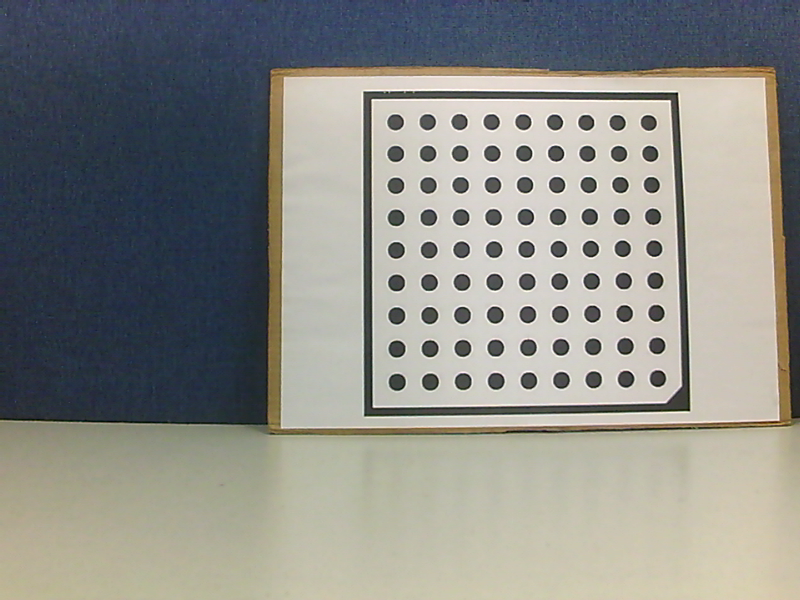
//> input picture Calib_CirclePoint/201.bmp, 800 x 600 px; its folder holds 4 pictures in this run
$ ./lk   (built with g++ and OpenCV 4)
//> lines starting //> are read from the running program, lines starting //| are printed output that depends on the picture; after the words box and inside, x2 and y2 are one past the last pixel; in counts of white or black regions, pixels touching at a corner belong together
#include "cv.h"
#include "highgui.h"
#include <stdio.h>
#include <iostream>
#include <fstream>
#include <string>
#include "cvut.h"
#include <cxcore.h>

int main( int argc, char** argv )
{
	FILE *fp;
	ofstream fout("caliberation_result.txt");
	float array1[81];
	float array2[81];
	float array3[9][9];
	float array4[9][9];
	float array5[1215];
	float array6[1215];

	double toparea=0;
	double maxarea=500;
	double minarea=100;
	int i=0;
	int j=0;
	int r=0;
	int s=0;
	int t=0;
	int p=0;
	int k=0;
	int q=0;

	CvScalar color1 = CV_RGB( 0, 255,0 );
	CvScalar color2 = CV_RGB( 0, 0,255 );

	CvBox2D box;
	CvSeq* contour = 0;
	IplImage * src;
	IplImage * dst;
	IplImage * src1;

	int m=201;
	char buf[10];
	for(k=1;k<=15;k++)
	{
    sprintf(buf,"%d.bmp",m);
	src = cvLoadImage(buf,CV_LOAD_IMAGE_GRAYSCALE);
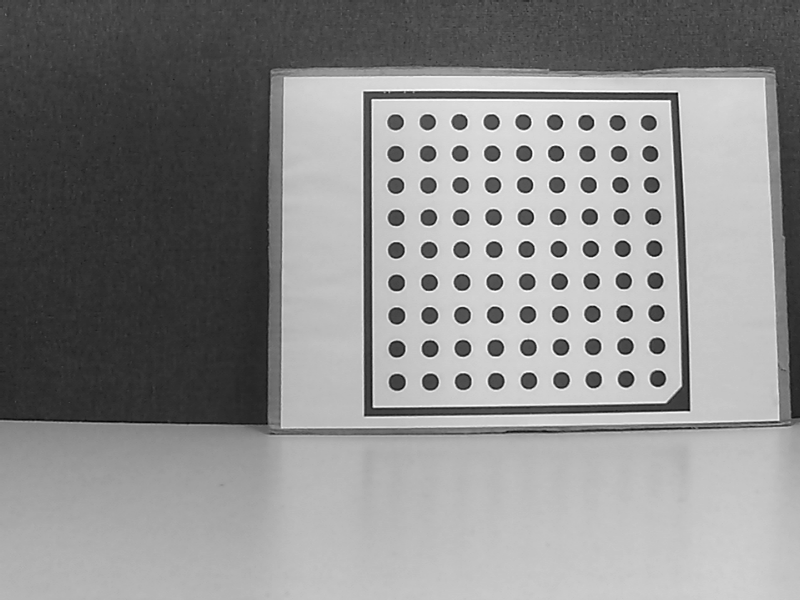
//> src: 600 rows x 800 cols, CV_8UC1; min 2, max 255, mean 139.2
	src1 = cvLoadImage(buf,1);
//> src1 is the input picture: 600 rows x 800 cols, CV_8UC3; mean B, G, R 134.8, 139.9, 139.3
	m++;
	dst = cvCreateImage( cvGetSize(src), 8, 3 );

	CvMemStorage* storage = cvCreateMemStorage(0);

	cvThreshold( src, src,160, 255, CV_THRESH_BINARY );//二值化
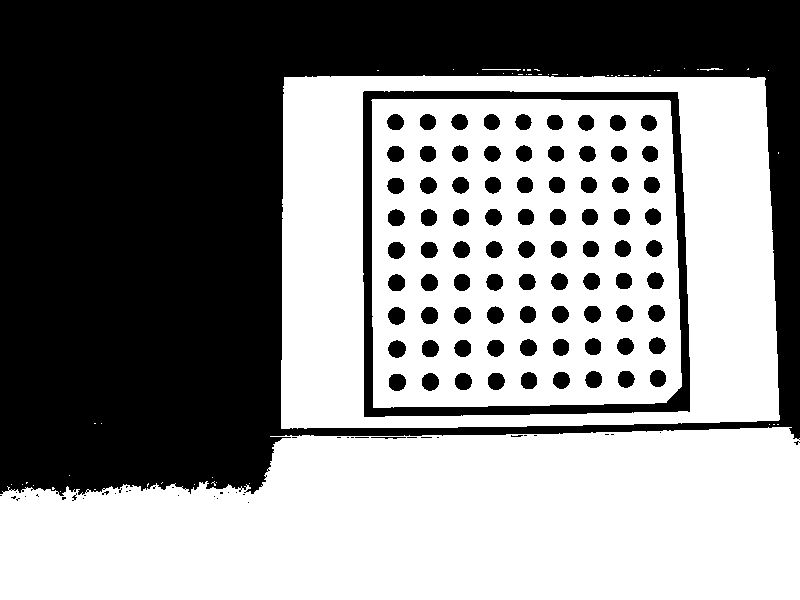
//> src: 600 rows x 800 cols, CV_8UC1; 54.4% white; 125 black regions (41 under 20 px)
	cvFindContours( src, storage, &contour, sizeof(CvContour), CV_RETR_LIST, CV_CHAIN_APPROX_SIMPLE );//提取轮廓
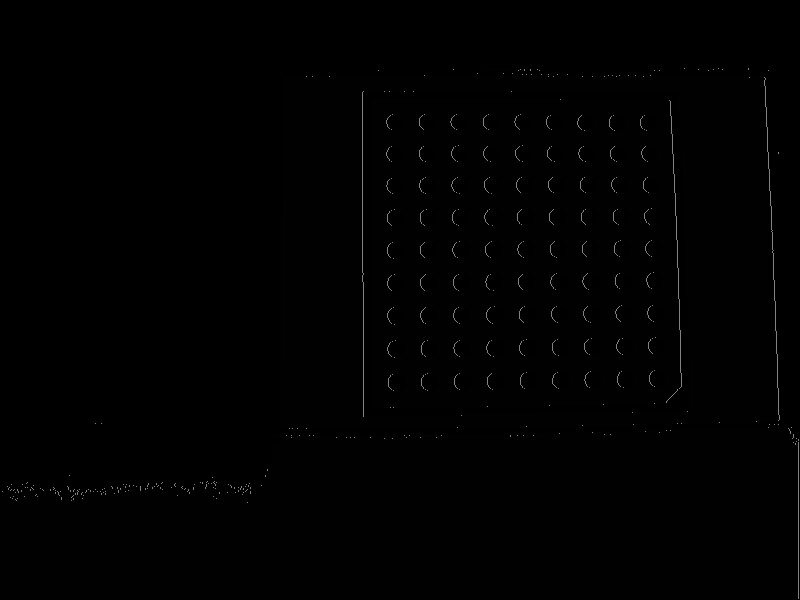
//> src: 600 rows x 800 cols, CV_8UC1; min 0, max 130, mean 1.3
//> contour = 195 contours, 104 with area under 20; largest, box (x1, y1, x2, y2) and area: (281, 75, 780, 429) 170616, (1, 427, 799, 599) 116356, (362, 90, 691, 418) 104607, (371, 99, 682, 408) 92732, (387, 339, 407, 359) 269
	cvZero( dst );//清空数组
	i=0;
	for( ; contour != 0; contour = contour->h_next )
	{

		double tmparea=fabs(cvContourArea(contour));//获得轮廓面积
		if(tmparea < minarea)
		{
			cvSeqRemove(contour,0); //删除面积小于设定值的轮廓
			continue;
		}
		if(tmparea > maxarea)
		{
			cvSeqRemove(contour,0); //删除面积大于设定值的轮廓
			continue;
		}
		CvRect aRect = cvBoundingRect( contour, 0 );//拟合最小外接矩形
		if(aRect.height<8)
		{
			cvSeqRemove(contour,0); //删除高度小于设定值的轮廓
			continue;
		}
		if ((aRect.width/aRect.height)>2)
		{
			cvSeqRemove(contour,0); //删除宽高比例大于设定值的轮廓
			continue;
		}
		box=cvMinAreaRect2(contour,0);//拟合可旋转的最小外接矩形
		float x=box.center.x;//矩形中心
		float y=box.center.y;

		array1[i]=x;
		array2[i]=y;
		i++;
		cvDrawContours( dst, contour, color1, color2, 0, 1, 8 );//绘制轮廓
	}
//> this loop made 195 passes
//> tmparea on passes 14, 62, 63, 64, 65, 72, 76, 164, 165, 172: 20, 22, 20, 77, 28, 28.5, 116356.5, 92731.5, 104607, 170616.5
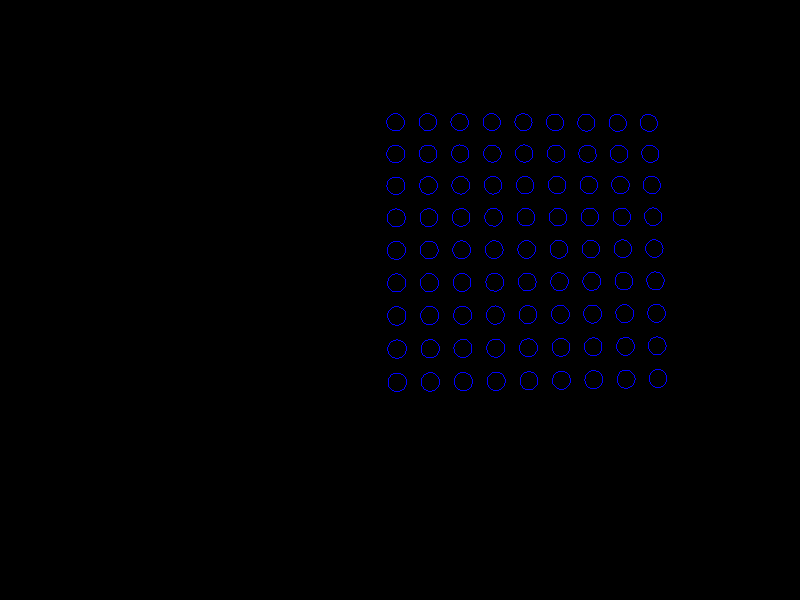
//> dst: 600 rows x 800 cols, CV_8UC3; mean B, G, R 2.1, 0, 0
//> after the loop, contour = 0 contours; array1 = 81 values, max 657.5 at index 8, min 395 at index 54, mean 525.4; array2 = 81 values, max 382 at index 0, min 121.5 at index 76, mean 249.8; i = 81

	/*数据排序，最终结果为由上至下升序排列，由左至右升序排列*/
	for(r=0;r<9;r++)
	{
		for(s=0;s<9;s++)
		{
			array3[r][s]=array1[9*r+s];
			array4[r][s]=array2[9*r+s];
		}
	}

	for(r=0;r<9;r++)
	{
		for (s=0;s<8;s++)
		{
			for (t=0;t<8-s; t++)
			{
				if (array3[r][t]>array3[r][t+1])
				{
					float temp3=array3[r][t];
					array3[r][t]=array3[r][t+1];
					array3[r][t+1]=temp3;
					float temp4=array4[r][t];
					array4[r][t]=array4[r][t+1];
					array4[r][t+1]=temp4;
				}
            }
        }
    }

	for(r=0;r<4;r++)
	{
		for(s=0;s<9;s++)
		{
			float temp5=array3[r][s];
			array3[r][s]=array3[8-r][s];
			array3[8-r][s]=temp5;
			float temp6=array4[r][s];
			array4[r][s]=array4[8-r][s];
			array4[8-r][s]=temp6;
		}
	}

	p=0;
	for(r=0;r<9;r++)
	{
		for(s=0;s<9;s++)
		{
			array1[p]=array3[r][s];
			array2[p]=array4[r][s];
			p++;
		}
	}
//> this loop made 9 passes
//> p on passes 1 to 9: 9, 18, 27, 36, 45, 54, 63, 72, 81
//> after the loop, array1 = 81 values, max 657.5 at index 80, min 395 at index 9, mean 525.4; array2 = 81 values, max 382 at index 72, min 121.5 at index 4, mean 249.8; p = 81

	for(i=0;i<81;i++)
	{
		array5[q]=array1[i];
		array6[q]=array2[i];
		q++;
	}
//> this loop made 81 passes
//> after the loop, array5 = 1215 values, max 657.5 at index 80, min 0 at index 81, mean 35.03; array6 = 1215 values, max 382 at index 72, min 0 at index 81, mean 16.65; q = 81

	printf("\n第%d幅图圆心坐标\n",k);

	for(i=0;i<81;i++)
	{

		printf("%f ",array1[i]);
		printf("%f\n",array2[i]);
	}

	cvNamedWindow( "Image", 1 );
	cvNamedWindow( "Circles", 1 );
	cvShowImage( "Image", src1 );
	cvShowImage( "Circles", dst );
	cvWaitKey(0);
	}
//> pass 2 of the loop `for(k=1;k<=15;k++)`:
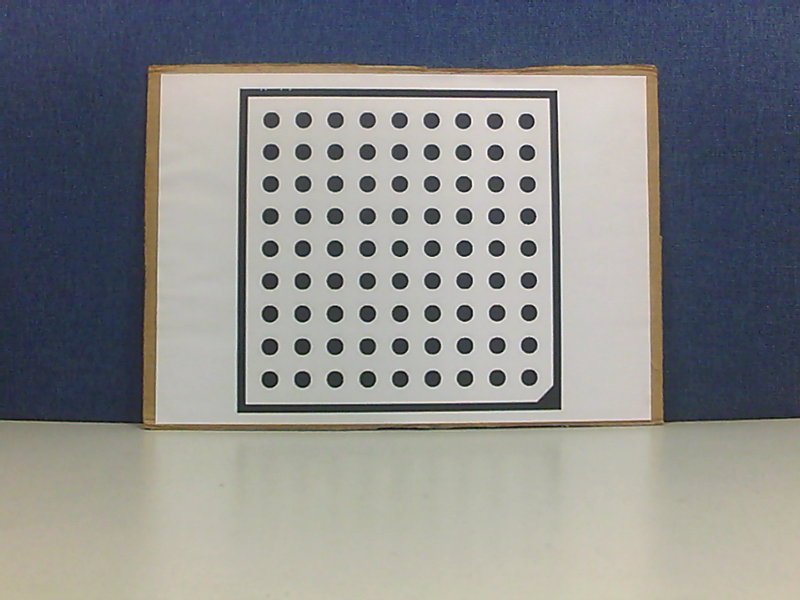
//> input picture Calib_CirclePoint/202.bmp, 800 x 600 px
//> src1 is the input picture: 600 rows x 800 cols, CV_8UC3; mean B, G, R 137.3, 137.1, 136.2
//> `cvThreshold( src, src,160, 255, CV_THRESH_BINARY );`:
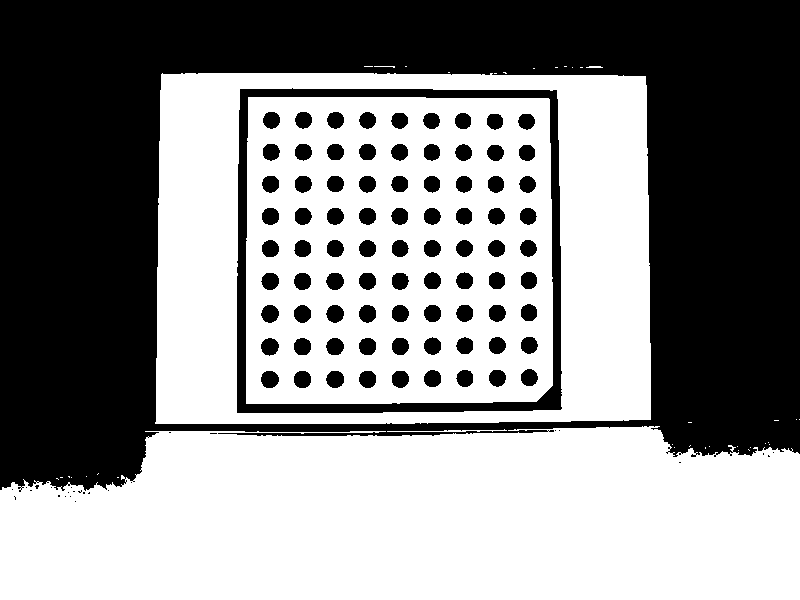
//> src: 600 rows x 800 cols, CV_8UC1; 55.5% white; 109 black regions (26 under 20 px)
//> `cvFindContours( src, storage, &contour, sizeof(CvContour), CV_RETR_LIS..`: contour = 166 contours, 80 with area under 20; largest, box (x1, y1, x2, y2) and area: (155, 73, 651, 424) 170581, (1, 426, 799, 599) 121784, (236, 87, 563, 414) 104608, (246, 97, 553, 404) 92654, (260, 304, 280, 324) 271
//> the loop `for( ; contour != 0; contour = contour->h_next )` made 166 passes
//> tmparea on passes 66, 67, 152, 153, 155: 25, 121783.5, 92654.5, 104607.5, 170581
//> after the loop `for( ; contour != 0; contour = contour->h_next )`:
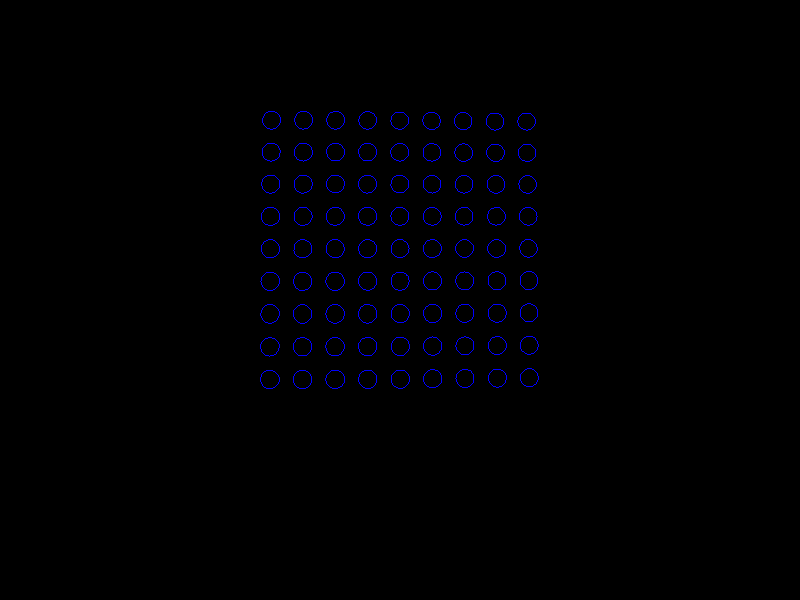
//> dst: 600 rows x 800 cols, CV_8UC3; mean B, G, R 2.2, 0, 0
//> after the loop `for( ; contour != 0; contour = contour->h_next )`: contour = 0 contours; array1 = 81 values, max 529 at index 8, min 269 at index 4, mean 399.2; array2 = 81 values, max 379 at index 4, min 119.5 at index 80, mean 248.6; i = 81
//> the loop `for(r=0;r<9;r++)` made 9 passes
//> after the loop `for(r=0;r<9;r++)`: array1 = 81 values, max 529 at index 80, min 269 at index 72, mean 399.2; array2 = 81 values, max 379 at index 72, min 119.5 at index 0, mean 248.6; p = 81
//> the loop `for(i=0;i<81;i++)` made 81 passes
//> after the loop `for(i=0;i<81;i++)`: array5 = 1215 values, max 657.5 at index 80, min 0 at index 162, mean 61.64; array6 = 1215 values, max 382 at index 72, min 0 at index 162, mean 33.23; q = 162
//> pass 3 of the loop `for(k=1;k<=15;k++)`:
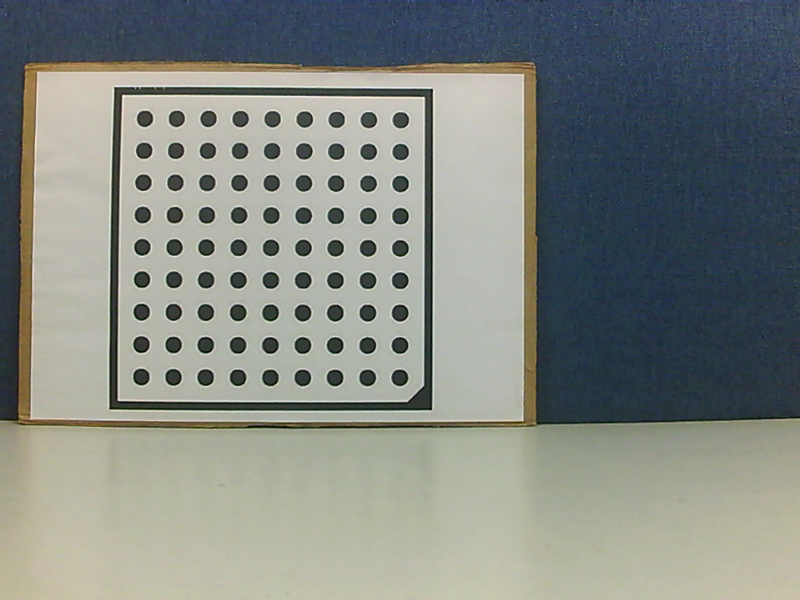
//> input picture Calib_CirclePoint/203.bmp, 800 x 600 px
//> src1 is the input picture: 600 rows x 800 cols, CV_8UC3; mean B, G, R 129.3, 134.5, 129.7
//> `cvThreshold( src, src,160, 255, CV_THRESH_BINARY );`:
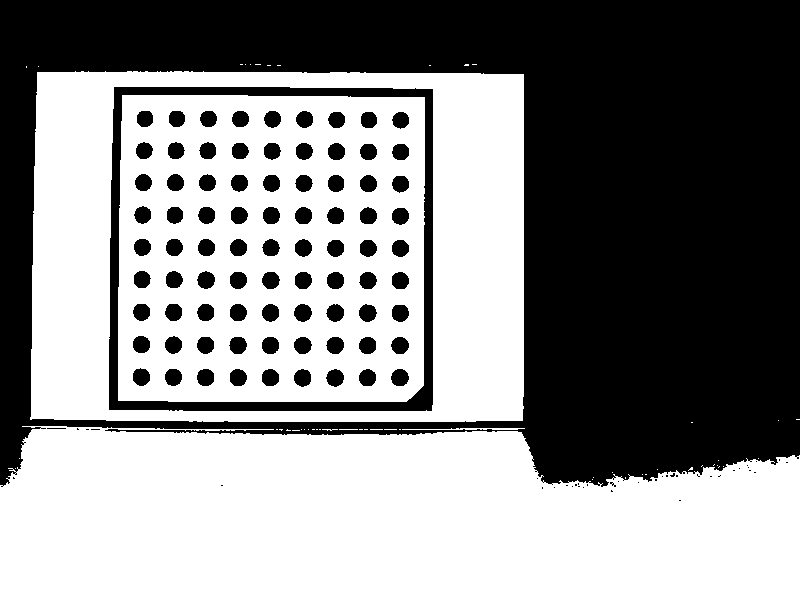
//> src: 600 rows x 800 cols, CV_8UC1; 55.1% white; 121 black regions (38 under 20 px)
//> `cvFindContours( src, storage, &contour, sizeof(CvContour), CV_RETR_LIS..`: contour = 186 contours, 99 with area under 20; largest, box (x1, y1, x2, y2) and area: (30, 71, 524, 422) 170408, (1, 426, 799, 599) 120404, (108, 86, 434, 412) 104788, (118, 95, 425, 402) 92610, (293, 303, 313, 323) 272
//> the loop `for( ; contour != 0; contour = contour->h_next )` made 186 passes
//> tmparea on passes 1 to 8: 4, 5.5, 2, 2, 4, 4, 2, 7
//> after the loop `for( ; contour != 0; contour = contour->h_next )`:
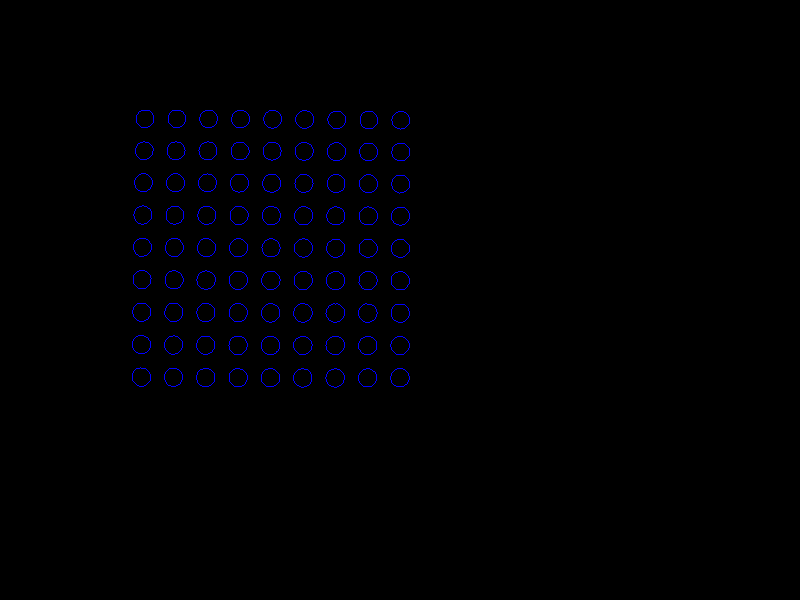
//> dst: 600 rows x 800 cols, CV_8UC3; mean B, G, R 2.2, 0, 0
//> (the run ends here: the program stops with an error, at `dst = cvCreateImage( cvGetSize(src), 8, 3 );`)
